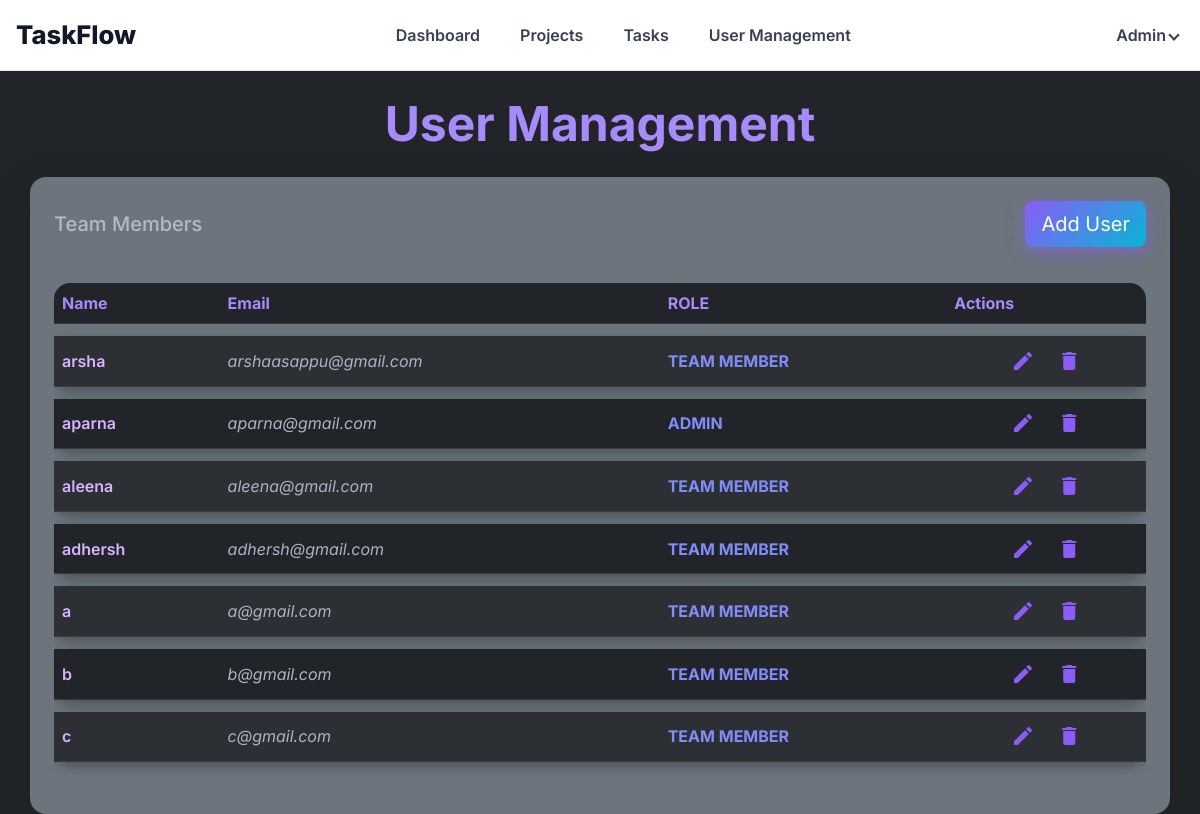
Page /admin_user_manage/ on the earlier database version.
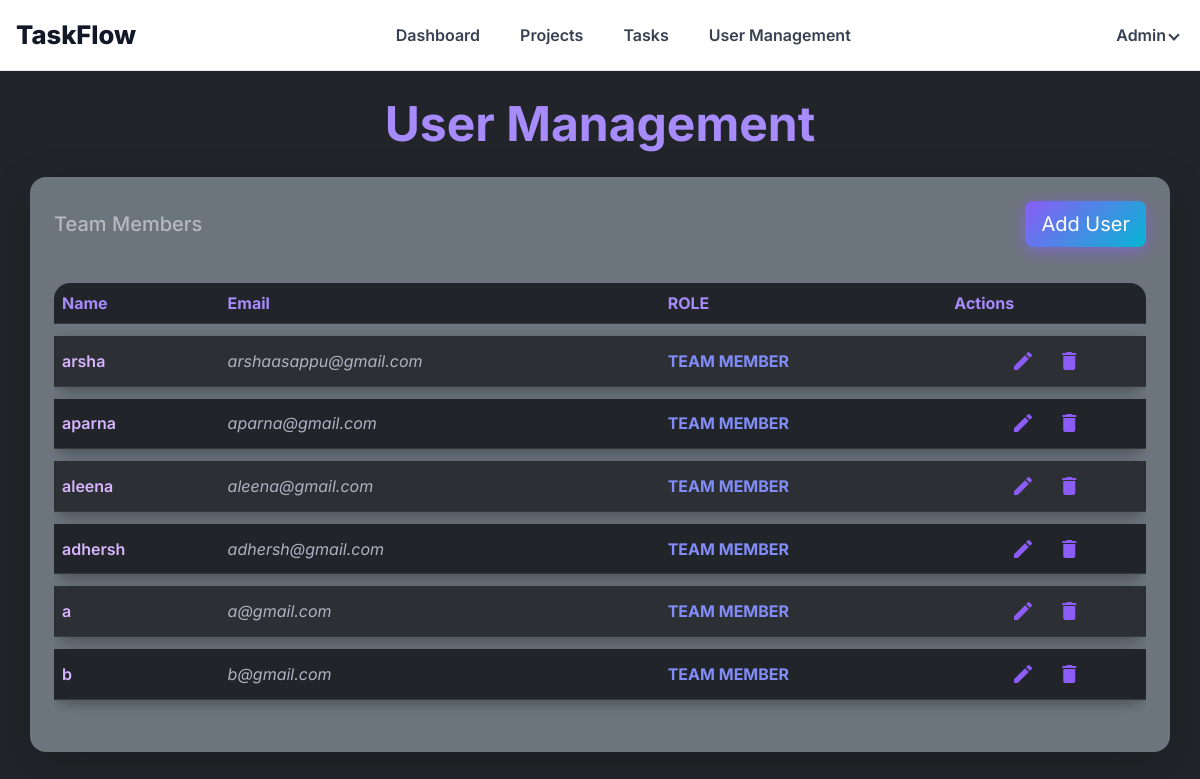
Same page on the later database version.
### taskflowapp/models.py (models this page shows, shortened)
class User(models.Model):
    full_name = models.CharField(max_length=100)
    email = models.EmailField(unique=True)
    password = models.CharField(max_length=128)
    role = models.CharField(max_length=20)
    profile_picture = models.ImageField(upload_to='profile_pics/', blank=True, null=True)  # ✅ Add this

### taskflowapp/views.py (the view, shortened to what this page needs)
# urls.py: path('admin_user_manage/',views.admin_user_manage,name='admin_user_manage_page'),
def admin_user_manage(request):
    users = User.objects.all()
    return render(request, 'admin_user_management_page.html', {'users': users})

### taskflowapp/templates/admin_user_management_page.html (shortened to what this page needs)
{% load static %}
<!DOCTYPE html>
<html lang="en">
<head>
  <link href="https://cdn.jsdelivr.net/npm/bootstrap@5.3.0/dist/css/bootstrap.min.css" rel="stylesheet" />
  <link rel="stylesheet" href="{% static 'CSS/ad_user_manage.css' %}" />
</head>
<body class="bg-dark text-light">
  <header role="banner">
    <div class="logo" aria-label="Project Task Management Logo" tabindex="0">TaskFlow</div>
    <nav class="custom-nav" role="navigation" aria-label="Main navigation">
      <ul>
        <li><a href="{% url 'admin_dashboard'%}" aria-current="page">Dashboard</a></li>
        <li><a href="{% url 'admin_project_page'%}">Projects</a></li>
        <li><a href="{% url 'admin_task_page'%}">Tasks</a></li>
        <li><a href="{% url 'admin_user_manage_page'%}">User Management</a></li>
      </ul>
    </nav>
    <div class="profile-menu" tabindex="0">
      <button class="profile-button" aria-haspopup="true" aria-expanded="false" aria-controls="profile-menu">
        Admin <span class="profile-arrow"></span>
      </button>
    </div>
  </header>
  <h1 class="display-5 fw-bold text-purple text-center my-4">User Management</h1>
  <main class="container bg-secondary rounded-4 p-4 shadow-lg">
    <div class="d-flex justify-content-between align-items-center mb-4 flex-wrap gap-3">
      <h2 class="h5 text-white-50 m-0">Team Members</h2>
      <button type="button" class="btn btn-gradient btn-lg" data-bs-toggle="modal" data-bs-target="#userModal" id="openAddUserBtn">
        Add User
      </button>
    </div>
    <div class="table-responsive">
      <table class="table table-dark table-striped align-middle rounded-3 user-table">
        <thead>
          <tr>
            <th class="text-purple">Name</th>
            <th class="text-purple">Email</th>
            <th class="text-purple text-uppercase">Role</th>
            <th class="text-purple">Actions</th>
          </tr>
        </thead>
        <tbody id="userTableBody">
          {% for user in users %}
          <tr>
            <td class="fw-semibold text-purple">{{ user.full_name }}</td>
            <td class="fst-italic text-white-50">{{ user.email }}</td>
            <td class="text-uppercase text-info fw-bold">{{ user.role }}</td>
            <td class="text-center">
              <button
                class="btn btn-icon btn-icon-edit me-2"
                data-bs-toggle="modal"
                data-bs-target="#userModal"
                data-user-id="{{ user.id }}"
                data-user-name="{{ user.full_name }}"
                data-user-email="{{ user.email }}"
                data-user-role="{{ user.role }}"
              >
                <span class="material-icons">edit</span>
              </button>
              <a href="{% url 'delete_user' user.id %}" onclick="return confirm('Are you sure you want to delete this user?');" class="btn btn-icon btn-icon-delete">
                <span class="material-icons">delete</span>
              </a>
            </td>
          </tr>
          {% endfor %}
        </tbody>
      </table>
    </div>
  </main>
</body>
</html>

Differences in the rows shown:
removed User: full_name "c", email "c@gmail.com", role "TEAM MEMBER"
changed User "aparna": role "ADMIN" → "TEAM MEMBER"
